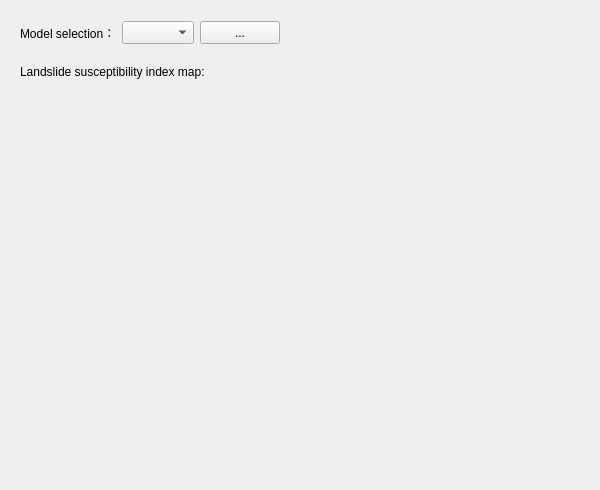
      <widget class="QWidget" name="tab_4">
       <attribute name="title">
        <string>LSM</string>
       </attribute>
       <widget class="QLabel" name="label_51">
        <property name="geometry">
         <rect>
          <x>9</x>
          <y>270</y>
          <width>16</width>
          <height>18</height>
         </rect>
        </property>
        <property name="text">
         <string/>
        </property>
       </widget>
       <widget class="QWidget" name="layoutWidget">
        <property name="geometry">
         <rect>
          <x>20</x>
          <y>20</y>
          <width>571</width>
          <height>25</height>
         </rect>
        </property>
        <layout class="QHBoxLayout" name="horizontalLayout_2">
         <item>
          <widget class="QLabel" name="label_50">
           <property name="minimumSize">
            <size>
             <width>0</width>
             <height>23</height>
            </size>
           </property>
           <property name="maximumSize">
            <size>
             <width>16777215</width>
             <height>23</height>
            </size>
           </property>
           <property name="text">
            <string>Model selection：</string>
           </property>
          </widget>
         </item>
         <item>
          <widget class="QComboBox" name="comboBox_3">
           <property name="sizePolicy">
            <sizepolicy hsizetype="Preferred" vsizetype="Maximum">
             <horstretch>0</horstretch>
             <verstretch>0</verstretch>
            </sizepolicy>
           </property>
           <property name="maximumSize">
            <size>
             <width>16777215</width>
             <height>23</height>
            </size>
           </property>
          </widget>
         </item>
         <item>
          <widget class="QPushButton" name="pushButton_17">
           <property name="sizePolicy">
            <sizepolicy hsizetype="Fixed" vsizetype="Maximum">
             <horstretch>0</horstretch>
             <verstretch>0</verstretch>
            </sizepolicy>
           </property>
           <property name="maximumSize">
            <size>
             <width>16777215</width>
             <height>23</height>
            </size>
           </property>
           <property name="text">
            <string>...</string>
           </property>
          </widget>
         </item>
         <item>
          <spacer name="horizontalSpacer_28">
           <property name="orientation">
            <enum>Qt::Horizontal</enum>
           </property>
           <property name="sizeHint" stdset="0">
            <size>
             <width>40</width>
             <height>20</height>
            </size>
           </property>
          </spacer>
         </item>
        </layout>
       </widget>
       <widget class="QLabel" name="label_53">
        <property name="geometry">
         <rect>
          <x>70</x>
          <y>100</y>
          <width>251</width>
          <height>23</height>
         </rect>
        </property>
        <property name="minimumSize">
         <size>
          <width>0</width>
          <height>23</height>
         </size>
        </property>
        <property name="maximumSize">
         <size>
          <width>16777215</width>
          <height>500</height>
         </size>
        </property>
        <property name="text">
         <string/>
        </property>
       </widget>
       <widget class="QLabel" name="label_54">
        <property name="geometry">
         <rect>
          <x>20</x>
          <y>90</y>
          <width>571</width>
          <height>391</height>
         </rect>
        </property>
        <property name="minimumSize">
         <size>
          <width>0</width>
          <height>23</height>
         </size>
        </property>
        <property name="maximumSize">
         <size>
          <width>16777215</width>
          <height>450</height>
         </size>
        </property>
        <property name="text">
         <string/>
        </property>
       </widget>
       <widget class="QLabel" name="label_141">
        <property name="geometry">
         <rect>
          <x>490</x>
          <y>270</y>
          <width>91</width>
          <height>201</height>
         </rect>
        </property>
        <property name="minimumSize">
         <size>
          <width>0</width>
          <height>23</height>
         </size>
        </property>
        <property name="maximumSize">
         <size>
          <width>16777215</width>
          <height>400</height>
         </size>
        </property>
        <property name="text">
         <string/>
        </property>
       </widget>
       <widget class="QLabel" name="label_55">
        <property name="geometry">
         <rect>
          <x>20</x>
          <y>60</y>
          <width>281</width>
          <height>23</height>
         </rect>
        </property>
        <property name="minimumSize">
         <size>
          <width>0</width>
          <height>23</height>
         </size>
        </property>
        <property name="maximumSize">
         <size>
          <width>16777215</width>
          <height>23</height>
         </size>
        </property>
        <property name="text">
         <string>Landslide susceptibility index map:</string>
        </property>
       </widget>
      </widget>
